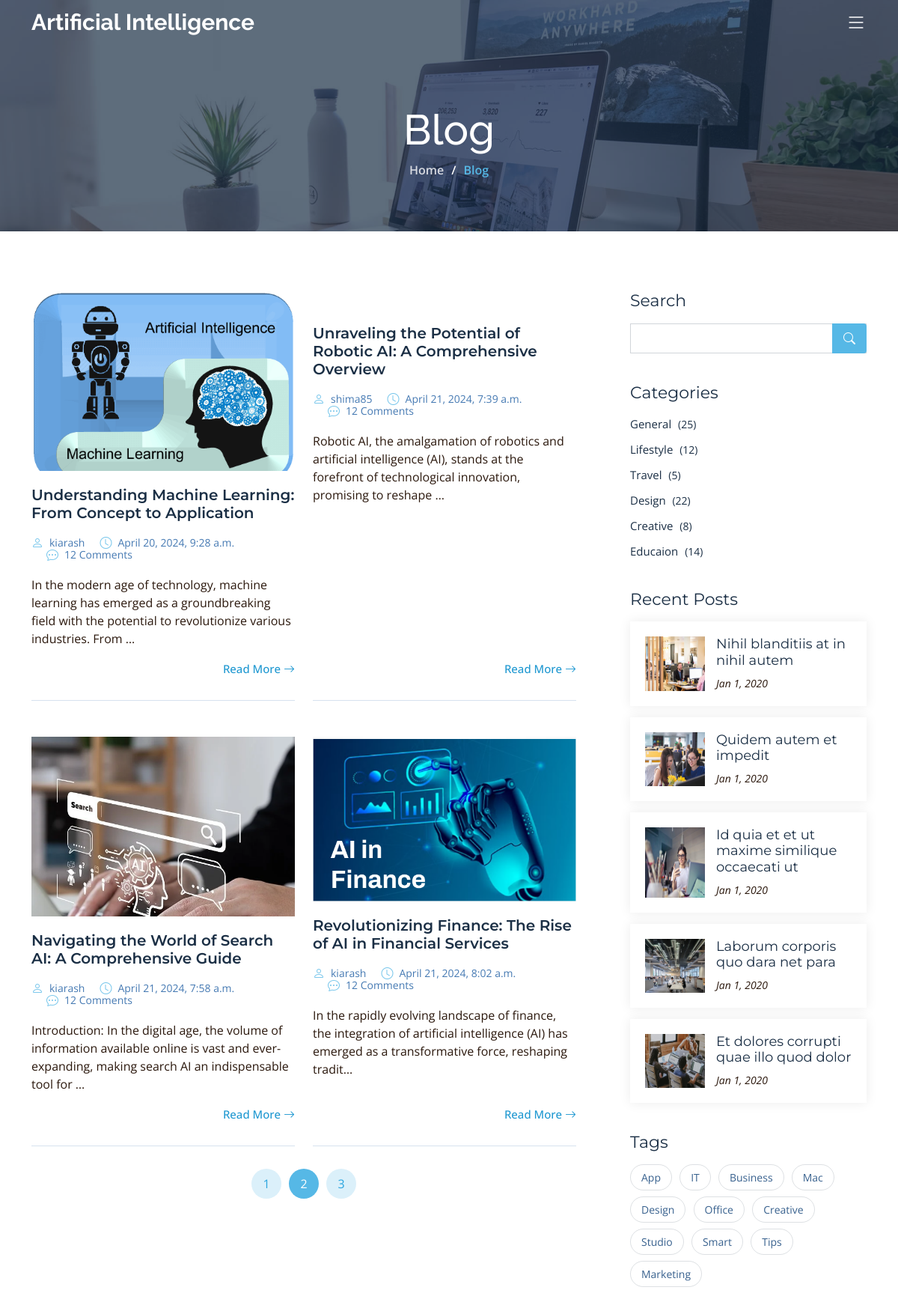
Screenshot of /blog/ with the database file from the repository.
### blog/models.py (models this page shows, shortened)
class Article(models.Model):
    author = models.ForeignKey(User, on_delete=models.CASCADE)
    title = models.CharField(max_length=100)
    description = models.TextField()
    image = models.ImageField(upload_to='images/blogs')
    image_list = models.ImageField(upload_to='images/blogs', blank=True, null=True)
    slug = models.SlugField(unique=True)
    created_at = models.DateTimeField(auto_now_add=True)
    updated_at = models.DateTimeField(auto_now=True)

### blog/views.py (the view)
class BlogClassView(ListView):
    model = Article
    template_name = 'blog.html'

### templates/blog.html
{% extends 'base.html' %}
{% load static %}
{% block contact %}
    <main id="main">
        <div class="breadcrumbs d-flex align-items-center"
             style="background-image: url('{% static 'assets/img/blog-header.jpg' %}');">
            <div class="container position-relative d-flex flex-column align-items-center">
                <h2>Blog</h2>
                <ol>
                    <li><a href="index.html">Home</a></li>
                    <li>Blog</li>
                </ol>
            </div>
        </div>
        <section id="blog" class="blog">
            <div class="container" data-aos="fade-up">
                <div class="row g-5">
                    <div class="col-lg-8" data-aos="fade-up" data-aos-delay="200">
                        <div class="row gy-5 posts-list">
                            {% for object in object_list %}
                                <div class="col-lg-6">
                                    <article class="d-flex flex-column">
                                        <div class="post-img">
                                            <img style="max-width: 100%  ; height: auto "
                                                 src="{{ object.image_list.url }}" alt="" class="">
                                        </div>
                                        <h2 class="title">
                                            <a href="blog-details.html">{{ object.title }}</a>
                                        </h2>
                                        <div class="meta-top">
                                            <ul>
                                                <li class="d-flex align-items-center"><i class="bi bi-person"></i> <a
                                                        href="blog-details.html">{{ object.author }}</a></li>
                                                <li class="d-flex align-items-center"><i class="bi bi-clock"></i> <a
                                                        href="blog-details.html">
                                                    <time datetime="2022-01-01">{{ object.created_at }}</time>
                                                </a></li>
                                                <li class="d-flex align-items-center"><i class="bi bi-chat-dots"></i> <a
                                                        href="blog-details.html">12 Comments</a></li>
                                            </ul>
                                        </div>
                                        <div class="content">
                                            <p>
                                                {{ object.description|truncatechars:150 }}
                                            </p>
                                        </div>
                                        <div class="read-more mt-auto align-self-end">
                                            <a href="{% url 'blog-app:detail-page-blog' object.slug %}">Read More <i
                                                    class="bi bi-arrow-right"></i></a>
                                        </div>
                                    </article>
                                </div>
                            {% endfor %}
                        </div>
                        <div class="blog-pagination">
                            <ul class="justify-content-center">
                                <li><a href="#">1</a></li>
                                <li class="active"><a href="#">2</a></li>
                                <li><a href="#">3</a></li>
                            </ul>
                        </div>
                    </div>
                    <div class="col-lg-4" data-aos="fade-up" data-aos-delay="400">
                        <div class="sidebar ps-lg-4">
                            <div class="sidebar-item search-form">
                                <h3 class="sidebar-title">Search</h3>
                                <form action="" class="mt-3">
                                    <input type="text">
                                    <button type="submit"><i class="bi bi-search"></i></button>
                                </form>
                            </div>
                            <div class="sidebar-item categories">
                                <h3 class="sidebar-title">Categories</h3>
                                <ul class="mt-3">
                                    <li><a href="#">General <span>(25)</span></a></li>
                                    <li><a href="#">Lifestyle <span>(12)</span></a></li>
                                    <li><a href="#">Travel <span>(5)</span></a></li>
                                    <li><a href="#">Design <span>(22)</span></a></li>
                                    <li><a href="#">Creative <span>(8)</span></a></li>
                                    <li><a href="#">Educaion <span>(14)</span></a></li>
                                </ul>
                            </div>
                            <div class="sidebar-item recent-posts">
                                <h3 class="sidebar-title">Recent Posts</h3>
                                <div class="mt-3">
                                    <div class="post-item mt-3">
                                        <img src="{% static 'assets/img/blog/blog-recent-1.jpg' %}" alt=""
                                             class="flex-shrink-0">
                                        <div>
                                            <h4><a href="blog-post.html">Nihil blanditiis at in nihil autem</a></h4>
                                            <time datetime="2020-01-01">Jan 1, 2020</time>
                                        </div>
                                    </div>
                                    <div class="post-item">
                                        <img src="{% static 'assets/img/blog/blog-recent-2.jpg' %}" alt=""
                                             class="flex-shrink-0">
                                        <div>
                                            <h4><a href="blog-post.html">Quidem autem et impedit</a></h4>
                                            <time datetime="2020-01-01">Jan 1, 2020</time>
                                        </div>
                                    </div>
                                    <div class="post-item">
                                        <img src="{% static 'assets/img/blog/blog-recent-3.jpg' %}" alt=""
                                             class="flex-shrink-0">
                                        <div>
                                            <h4><a href="blog-post.html">Id quia et et ut maxime similique occaecati
                                                ut</a></h4>
                                            <time datetime="2020-01-01">Jan 1, 2020</time>
                                        </div>
                                    </div>
                                    <div class="post-item">
                                        <img src="{% static 'assets/img/blog/blog-recent-4.jpg' %}" alt=""
                                             class="flex-shrink-0">
                                        <div>
                                            <h4><a href="blog-post.html">Laborum corporis quo dara net para</a></h4>
                                            <time datetime="2020-01-01">Jan 1, 2020</time>
                                        </div>
                                    </div>
                                    <div class="post-item">
                                        <img src="{% static 'assets/img/blog/blog-recent-5.jpg' %}" alt=""
                                             class="flex-shrink-0">
                                        <div>
                                            <h4><a href="blog-post.html">Et dolores corrupti quae illo quod dolor</a>
                                            </h4>
                                            <time datetime="2020-01-01">Jan 1, 2020</time>
                                        </div>
                                    </div>
                                </div>
                            </div>
                            <div class="sidebar-item tags">
                                <h3 class="sidebar-title">Tags</h3>
                                <ul class="mt-3">
                                    <li><a href="#">App</a></li>
                                    <li><a href="#">IT</a></li>
                                    <li><a href="#">Business</a></li>
                                    <li><a href="#">Mac</a></li>
                                    <li><a href="#">Design</a></li>
                                    <li><a href="#">Office</a></li>
                                    <li><a href="#">Creative</a></li>
                                    <li><a href="#">Studio</a></li>
                                    <li><a href="#">Smart</a></li>
                                    <li><a href="#">Tips</a></li>
                                    <li><a href="#">Marketing</a></li>
                                </ul>
                            </div>
                        </div>
                    </div>
                </div>
            </div>
        </section>
    </main>
{% endblock %}

### rows the page displays
Article: image_list (picture), title "Understanding Machine Learning: From Concept to Application", author "kiarash", created_at "April 20, 2024, 9:28 a.m.", description "In the modern age of technology, machine learning has emerged as a groundbreaking field with the potential to revolutionize various industries. From …"
Article: title "Unraveling the Potential of Robotic AI: A Comprehensive Overview", author "shima85", created_at "April 21, 2024, 7:39 a.m.", description "Robotic AI, the amalgamation of robotics and artificial intelligence (AI), stands at the forefront of technological innovation, promising to reshape …"
Article: image_list (picture), title "Navigating the World of Search AI: A Comprehensive Guide", author "kiarash", created_at "April 21, 2024, 7:58 a.m.", description "Introduction: In the digital age, the volume of information available online is vast and ever-expanding, making search AI an indispensable tool for …"
Article: image_list (picture), title "Revolutionizing Finance: The Rise of AI in Financial Services", author "kiarash", created_at "April 21, 2024, 8:02 a.m.", description "In the rapidly evolving landscape of finance, the integration of artificial intelligence (AI) has emerged as a transformative force, reshaping tradit…"
